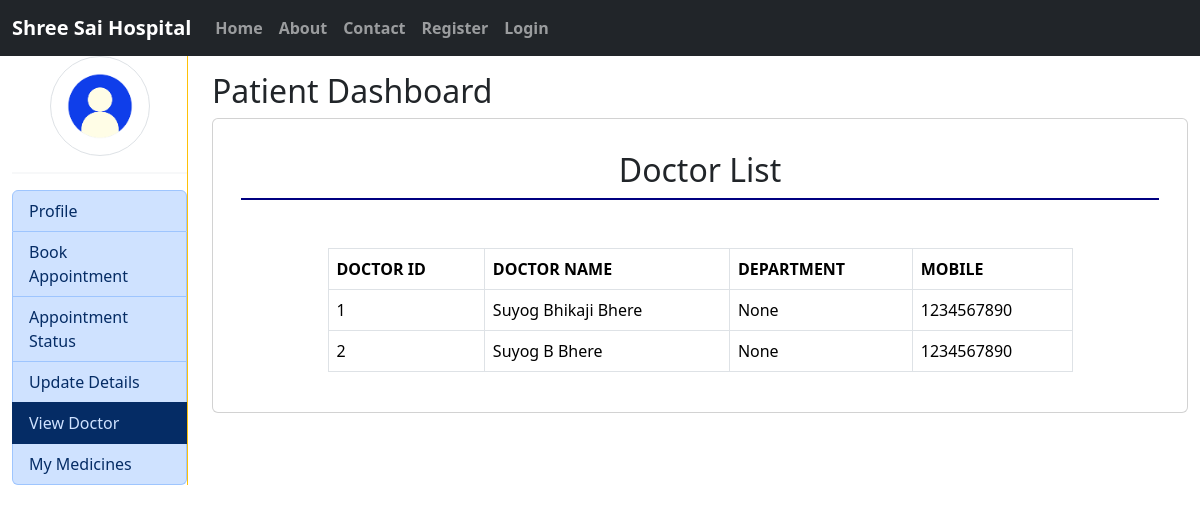
The page /hms_patient/Doctor_List/ on the database as committed earlier.
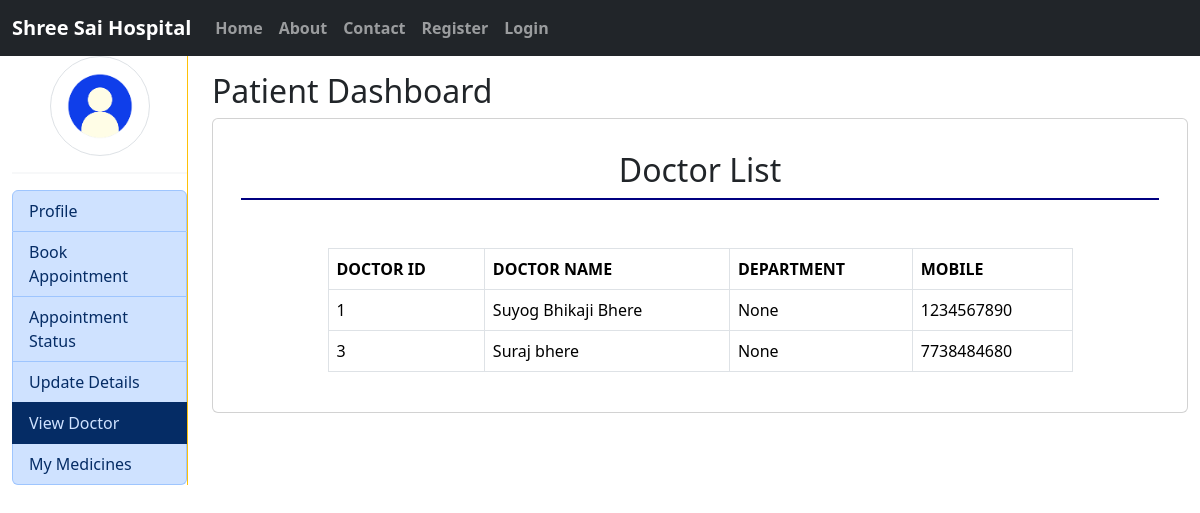
The same page on the database as committed later.
### hms/models.py (models this page shows, shortened)
class Doctor(models.Model):
    user = models.OneToOneField(User, on_delete=models.CASCADE)
    D_ID = models.AutoField(primary_key=True)
    Department = models.ForeignKey(Department,on_delete=models.CASCADE,null=True)

class User(AbstractBaseUser,PermissionsMixin):
    first_name= models.CharField(max_length=250)
    last_name= models.CharField(max_length=250)
    email= models.EmailField(unique=True)
    mobile= models.CharField(max_length=10)
    is_active=models.BooleanField(default=True)
    is_staff=models.BooleanField(default=False)
    is_patient=models.BooleanField(default=False)
    is_doctor=models.BooleanField(default=False)
    gender = models.CharField(choices=Gender_choice,max_length=100)
    USERNAME_FIELD = 'email'
    REQUIRED_FIELDS = ['mobile']
    object = CustomUserManager()

### hms_patient/views.py (the view)
# urls.py: path('Doctor_List/',views.Doctor_List,name='Doctor_List'),
def Doctor_List(request):
    doctor = Doctor.objects.all()
    return render(request, 'hms_patient/doctor_list.html',locals())

### hms_patient/templates/hms_patient/doctor_list.html (shortened to what this page needs)
{% extends 'hms_patient/patient_index.html' %}
{% load static %}
{% block patient  %}
<div>
    <h2>Patient Dashboard</h2>
    <div class="container card">
        <div class="card-body my-2 ">
            {% block PatientHeading %}
            <h2 class="p-2 text-center" style="border-bottom: 2px solid navy;">Doctor List</h2>
            {% endblock PatientHeading %}
        <div class="container mt-5 table-responsive">
            <div class="col-sm-10 mx-auto">
                <table class="table table-bordered table-hover">
                    <thead>
                        <tr>
                            <th>DOCTOR ID</th>
                            <th>DOCTOR NAME</th>
                            <th>DEPARTMENT</th>
                            <th>MOBILE</th>
                        </tr>
                    </thead>
                    <tbody>
                        {% for dt in doctor %}
                            <tr>
                                <td>{{dt.D_ID}}</td>
                                <td>{{dt.user.first_name}} {{dt.user.last_name}}</td>
                                <td>{{dt.Department}}</td>
                                <td>{{dt.user.mobile}}</td>
                            </tr>
                        {% endfor %}
                    </tbody>
                </table>
            </div>
        </div>
        </div>
    </div>
</div>
{% endblock patient %}

### hms_patient/templates/hms_patient/patient_index.html (shortened to what this page needs)
{% extends 'hms/base.html' %}
{% load static %}
{% block content1 %}
<div class="container-fluid" >
    <div class="row">
        <div class="col-sm-2">
            {% include 'hms_patient/patient_sidebar.html' %}
        </div>
        <div class="col-sm-10 mt-3">
            {% block patient  %}
            {% endblock patient %}
        </div>
    </div>
</div>
{% endblock content1 %}

### hms/templates/hms/base.html (shortened to what this page needs)
<!DOCTYPE html>
{% load static %}
<html lang="en">
<head>
    <link rel="stylesheet" href="{% static 'hms/css/bootstrap.css' %}">
    <link rel="stylesheet" href="{% static 'hms/css/style.css' %}">
</head>
<body>
    {% include 'hms/navbar.html' %}
    {% block content1 %} {% endblock content1 %}
</body>
</html>

### hms/templates/hms/navbar.html (shortened to what this page needs)
<nav class="navbar navbar-expand-lg navbar-dark bg-dark fw-bold">
    <div class="container-fluid">
      <a class="navbar-brand" href="/">Shree Sai Hospital</a>
      <div class="collapse navbar-collapse" id="navbarNav">
        <ul class="navbar-nav">
          <li class="nav-item">
            <a class="nav-link" aria-current="page" href="/">Home</a>
          </li>
          <li class="nav-item">
            <a class="nav-link" href="{% url 'about' %}">About</a>
          </li>
          <li class="nav-item">
            <a class="nav-link" href="{% url 'contact' %}">Contact</a>
          </li>
          {% if request.user.is_patient %}
          <li class="nav-item">
            <a class="nav-link" href="{% url 'Patient_Profile' %}">Patient Dashboard</a>
          </li>
          <li class="nav-item">
            <a class="nav-link" href="{% url 'logout' %}">Logout</a>
          </li>
          {% else %}
          <li class="nav-item">
            <a class="nav-link" href="{% url 'register' %}">Register</a>
          </li>
          <li class="nav-item">
            <a class="nav-link" href="{% url 'login' %}">Login</a>
          </li>
          {% endif %}
        </ul>
      </div>
    </div>
  </nav>

### hms_patient/templates/hms_patient/patient_sidebar.html (shortened to what this page needs)
{% load static %}
<div class="border-end border-warning h-100">
    <center> <img src="{% static 'hms/images/patient_logo.jpg' %}" alt="wallpaper" width="100" class="img-thumbnail rounded-circle"></center>
    <hr class="border">
    <div class="list-group">
        <a href="{% url 'Patient_Profile' %}" class="list-group-item list-group-item-primary list-group-item-action  {% if request.path == '/hms_patient/Patient_Profile/' %} active {% endif %} ">Profile</a>
        <a href="{% url 'Book_Appointment' %}" class="list-group-item list-group-item-primary list-group-item-action {% if request.path == '/hms_patient/Book_Appointment/' %} active {% endif %} ">Book Appointment</a>
        <a href="{% url 'Patient_My_Appointment' %}" class="list-group-item list-group-item-primary list-group-item-action {% if request.path == '/hms_patient/My_Appointment/' %} active {% endif %}">Appointment Status</a>
        <a href="{% url 'edit_patient_profile' %}" class="list-group-item list-group-item-primary list-group-item-action {% if request.path == '/hms_patient/edit_profile/' %} active {% endif %} ">Update Details</a>
        <a href="{% url 'Doctor_List' %}" class="list-group-item list-group-item-primary list-group-item-action {% if request.path == '/hms_patient/Doctor_List/' %} active {% endif %} ">View Doctor</a>
        <a href="{% url 'My_Medicines' %}" class="list-group-item list-group-item-primary list-group-item-action {% if request.path == '/hms_patient/My_Medicines/' %} active {% endif %}">My Medicines</a>
    </div>
</div>

Rows that differ between the two databases and show on the page:
removed Doctor: D_ID "2", user.first_name "Suyog B", user.last_name "Bhere", Department "None", user.mobile "1234567890"
added Doctor: D_ID "3", user.first_name "Suraj", user.last_name "bhere", Department "None", user.mobile "7738484680"
